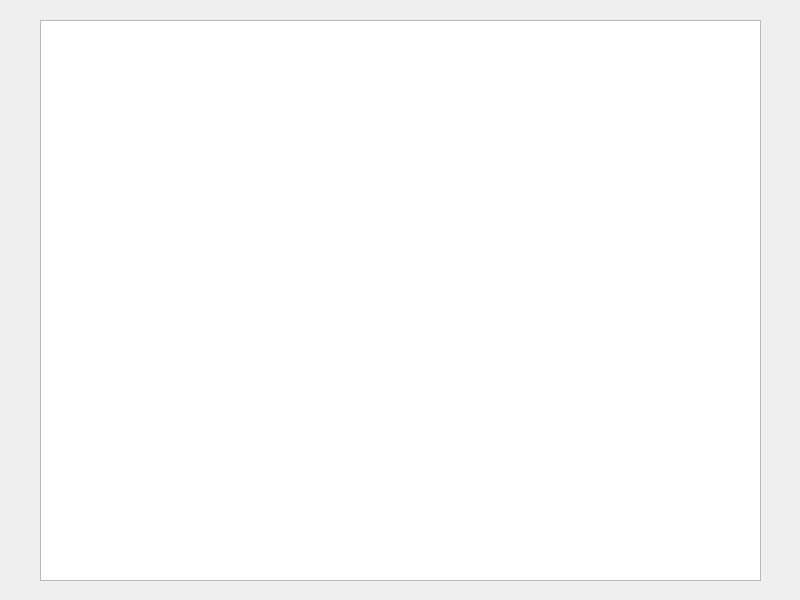
<?xml version="1.0" encoding="UTF-8"?>
<ui version="4.0">
 <class>Form_moreinfo_model</class>
 <widget class="QWidget" name="Form_moreinfo_model">
  <property name="geometry">
   <rect>
    <x>0</x>
    <y>0</y>
    <width>800</width>
    <height>600</height>
   </rect>
  </property>
  <property name="windowTitle">
   <string>预警模型</string>
  </property>
  <widget class="QTableWidget" name="tableWidget_model">
   <property name="geometry">
    <rect>
     <x>40</x>
     <y>20</y>
     <width>721</width>
     <height>561</height>
    </rect>
   </property>
  </widget>
 </widget>
 <resources/>
 <connections/>
</ui>
